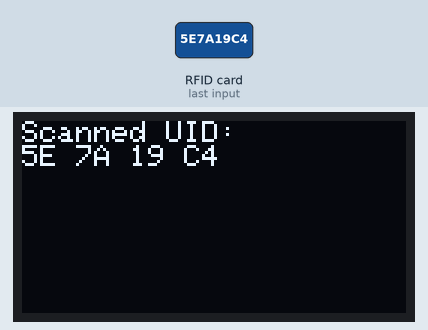
Recording of a sketch running on a simulated Arduino Uno, built with avr-gcc and run on an emulated ATmega328P. Parts: 128×64 one-colour display. The test bench sets the inputs (shaded band). What the sketch prints to the serial monitor is not drawn.

1.4 s: RFID card 5E 7A 19 C4 held to the reader
Above: at 2.1 s.
Timing chart, 0 to 4.4 s (numbered marks = the images above; inputs shaded):
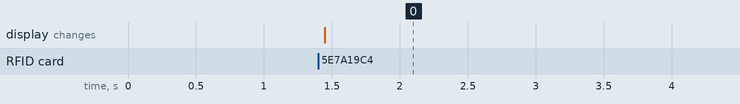

Measured:
- after the input at 1.4 s, the display: changes after 0.05 s (image 0)

The sketch:

rfid.ino
```cpp
#include <Wire.h>
#include <Adafruit_GFX.h>
#include <Adafruit_SSD1306.h>
#include <SPI.h>
#include <MFRC522.h>

#define RST_PIN 9
#define SS_PIN 10

byte readCard[4];

// OLED settings
#define SCREEN_WIDTH 128
#define SCREEN_HEIGHT 64
#define OLED_RESET -1  // Usually -1 if not using a reset pin
Adafruit_SSD1306 display(SCREEN_WIDTH, SCREEN_HEIGHT, &Wire, OLED_RESET);

MFRC522 mfrc522(SS_PIN, RST_PIN);

void setup() {
  Serial.begin(9600);

  // Initialize OLED
  if (!display.begin(SSD1306_SWITCHCAPVCC, 0x3C)) {
    Serial.println(F("SSD1306 allocation failed"));
    while (1);
  }

  display.clearDisplay();
  display.setTextSize(1);
  display.setTextColor(SSD1306_WHITE);
  display.setCursor(0, 0);
  display.println("Put your card");
  display.display();

  SPI.begin();
  mfrc522.PCD_Init();
  delay(4);
  mfrc522.PCD_DumpVersionToSerial();
}

void loop() {
  if (!mfrc522.PICC_IsNewCardPresent()) {
    return;
  }
  if (!mfrc522.PICC_ReadCardSerial()) {
    return;
  }

  display.clearDisplay();
  display.setCursor(0, 0);
  display.println("Scanned UID:");

  int cursorX = 0;
  int cursorY = 16;

  Serial.print(F("Scanned PICC's UID: "));
  for (uint8_t i = 0; i < 4; i++) {
    readCard[i] = mfrc522.uid.uidByte[i];

    // Print UID byte to Serial in uppercase HEX with leading zero
    if (readCard[i] < 0x10) Serial.print("0");
    Serial.print(readCard[i], HEX);
    Serial.print(" ");

    // Print UID byte to OLED
    if (readCard[i] < 0x10) display.print("0");
    display.print(readCard[i], HEX);
    display.print(" ");

    cursorX += 24;  // Move cursor right for next byte (approx 6x4 chars)
    if (cursorX >= SCREEN_WIDTH - 24) {  // Prevent going off screen
      cursorX = 0;
      cursorY += 10;
      display.setCursor(cursorX, cursorY);
    }
  }
  Serial.println();

  display.display();

  mfrc522.PICC_HaltA();  // Halt PICC
  delay(1000);           // Add a short delay to avoid flooding
}
```
